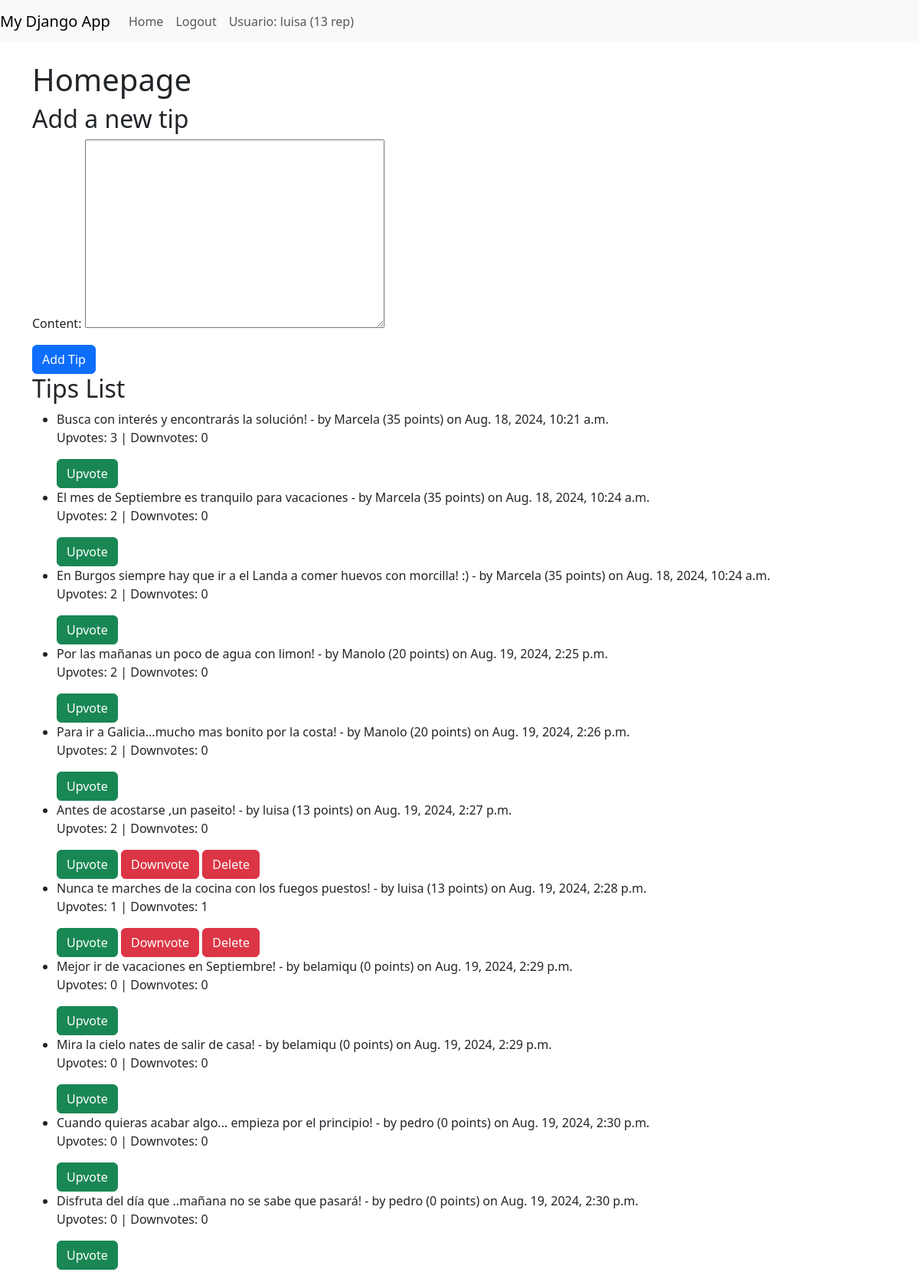
Screenshot of / (signed in) with the database file from the repository.
### ex/models.py (models this page shows, shortened)
class AUser(AbstractUser):
    reputation = models.IntegerField(default=0)  # Campo para la reputación
    @property
    def can_downvote(self):
        return self.reputation >= 15
    @property
    def can_delete_tips(self):
        return self.reputation >= 30

class Tip(models.Model):
    content = models.TextField()
    author = models.ForeignKey(settings.AUTH_USER_MODEL, on_delete=models.CASCADE, related_name='tips')
    date_created = models.DateTimeField(auto_now_add=True)
    upvotes = models.ManyToManyField(settings.AUTH_USER_MODEL, related_name='upvoted_tips', blank=True)
    downvotes = models.ManyToManyField(settings.AUTH_USER_MODEL, related_name='downvoted_tips', blank=True)
    class Meta:
        permissions = [
            ("can_delete_tip", "Can delete tip"),
            ("can_downvote_tip", "Can downvote a tip"),
        ]
    def delete(self, *args, **kwargs):
        super().delete(*args, **kwargs)
        self.author.update_reputation()
    def downvote(self, user):
        if self.upvotes.filter(id=user.id).exists():
            self.upvotes.remove(user)
        if not self.downvotes.filter(id=user.id).exists():
            self.downvotes.add(user)
            self.author.update_reputation()
    def upvotes_count(self):
        return self.upvotes.count()
    def downvotes_count(self):
        return self.downvotes.count()

### ex/views.py (the view)
# urls.py: path('', views.homepage, name='homepage'),
def homepage(request):
    if request.method == 'POST' and request.user.is_authenticated:
        form = TipForm(request.POST)
        if form.is_valid():
            tip = form.save(commit=False)
            tip.author = request.user
            tip.save()
            return redirect('homepage')
    else:
        form = TipForm()
    tips = Tip.objects.all()
    return render(request, 'ex/homepage.html', {'form': form, 'tips': tips})

### ex/forms.py
class TipForm(forms.ModelForm):
    class Meta:
        model = Tip
        fields = ['content']  # Only the 'content' field is visible in the form

### ex/templates/ex/homepage.html (shortened to what this page needs)
{% extends 'ex/base.html' %}
{% block content %}
    <h1>Homepage</h1>
    {% if user.is_authenticated %}
        <h2>Add a new tip</h2>
        <form method="post" action="{% url 'homepage' %}">
            {{ form.as_p }}
            <button type="submit" class="btn btn-primary">Add Tip</button>
        </form>
    {% endif %}
    <h2>Tips List</h2>
    <ul>
        {% for tip in tips %}
            <li>
                {{ tip.content }} - by {{ tip.author.username }} ({{ tip.author.reputation }} points) on {{ tip.date_created }}
                <p>Upvotes: {{ tip.upvotes_count }} | Downvotes: {{ tip.downvotes_count }}</p>
                {% if user.is_authenticated %}
                    <form method="post" action="{% url 'upvote_tip' tip.id %}" style="display:inline;">
                        <button type="submit" class="btn btn-success">Upvote</button>
                    </form>
                    {% if user == tip.author or user.can_downvote %}
                        <form method="post" action="{% url 'downvote_tip' tip.id %}" style="display:inline;">
                            <button type="submit" class="btn btn-danger">Downvote</button>
                        </form>
                    {% endif %}
                    {% if user == tip.author or user.can_delete_tips %}
                        <form method="post" action="{% url 'delete_tip' tip.id %}" style="display:inline;">
                            <button type="submit" class="btn btn-danger">Delete</button>
                        </form>
                    {% endif %}
                {% endif %}
            </li>
        {% empty %}
            <li>No tips available.</li>
        {% endfor %}
    </ul>
{% endblock %}

### ex/templates/ex/base.html (shortened to what this page needs)
{% load static %}
<!DOCTYPE html>
<html lang="en">
<head>
    <link href="https://stackpath.bootstrapcdn.com/bootstrap/5.3.0/css/bootstrap.min.css" rel="stylesheet">
</head>
<body>
    <nav class="navbar navbar-expand-lg navbar-light bg-light">
        <a class="navbar-brand" href="#">My Django App</a>
        <div class="collapse navbar-collapse">
            <ul class="navbar-nav mr-auto">
                <li class="nav-item"><a class="nav-link" href="{% url 'homepage' %}">Home</a></li>
                {% if user.is_authenticated %}
                    <li class="nav-item"><a class="nav-link" href="{% url 'logout' %}">Logout</a></li>
                    <li class="nav-item">
                        <p class="nav-link mb-0">Usuario: {{ user.username }} ({{ user.reputation }} rep)</p>
                    </li>
                {% else %}
                    <li class="nav-item"><a class="nav-link" href="{% url 'login' %}">Login</a></li>
                    <li class="nav-item"><a class="nav-link" href="{% url 'register' %}">Register</a></li>
                {% endif %}
            </ul>
        </div>
    </nav>
    <div class="container mt-4">
        {% block content %}
        {% endblock %}
    </div>
</body>
</html>

### rows the page displays
AUser: username "luisa", reputation "13"
Tip: content "Busca con interés y encontrarás la solución!", author.username "Marcela", author.reputation "35", date_created "Aug. 18, 2024, 10:21 a.m.", upvotes_count "3", downvotes_count "0"
Tip: content "El mes de Septiembre es tranquilo para vacaciones", author.username "Marcela", author.reputation "35", date_created "Aug. 18, 2024, 10:24 a.m.", upvotes_count "2", downvotes_count "0"
Tip: content "En Burgos siempre hay que ir a el Landa a comer huevos con morcilla! :)", author.username "Marcela", author.reputation "35", date_created "Aug. 18, 2024, 10:24 a.m.", upvotes_count "2", downvotes_count "0"
Tip: content "Por las mañanas un poco de agua con limon!", author.username "Manolo", author.reputation "20", date_created "Aug. 19, 2024, 2:25 p.m.", upvotes_count "2", downvotes_count "0"
Tip: content "Para ir a Galicia...mucho mas bonito por la costa!", author.username "Manolo", author.reputation "20", date_created "Aug. 19, 2024, 2:26 p.m.", upvotes_count "2", downvotes_count "0"
Tip: content "Antes de acostarse ,un paseito!", author.username "luisa", author.reputation "13", date_created "Aug. 19, 2024, 2:27 p.m.", upvotes_count "2", downvotes_count "0", shows "Downvote", shows "Delete"
Tip: content "Nunca te marches de la cocina con los fuegos puestos!", author.username "luisa", author.reputation "13", date_created "Aug. 19, 2024, 2:28 p.m.", upvotes_count "1", downvotes_count "1", shows "Downvote", shows "Delete"
Tip: content "Mejor ir de vacaciones en Septiembre!", author.username "belamiqu", author.reputation "0", date_created "Aug. 19, 2024, 2:29 p.m.", upvotes_count "0", downvotes_count "0"
Tip: content "Mira la cielo nates de salir de casa!", author.username "belamiqu", author.reputation "0", date_created "Aug. 19, 2024, 2:29 p.m.", upvotes_count "0", downvotes_count "0"
Tip: content "Cuando quieras acabar algo... empieza por el principio!", author.username "pedro", author.reputation "0", date_created "Aug. 19, 2024, 2:30 p.m.", upvotes_count "0", downvotes_count "0"
Tip: content "Disfruta del día que ..mañana no se sabe que pasará!", author.username "pedro", author.reputation "0", date_created "Aug. 19, 2024, 2:30 p.m.", upvotes_count "0", downvotes_count "0"
